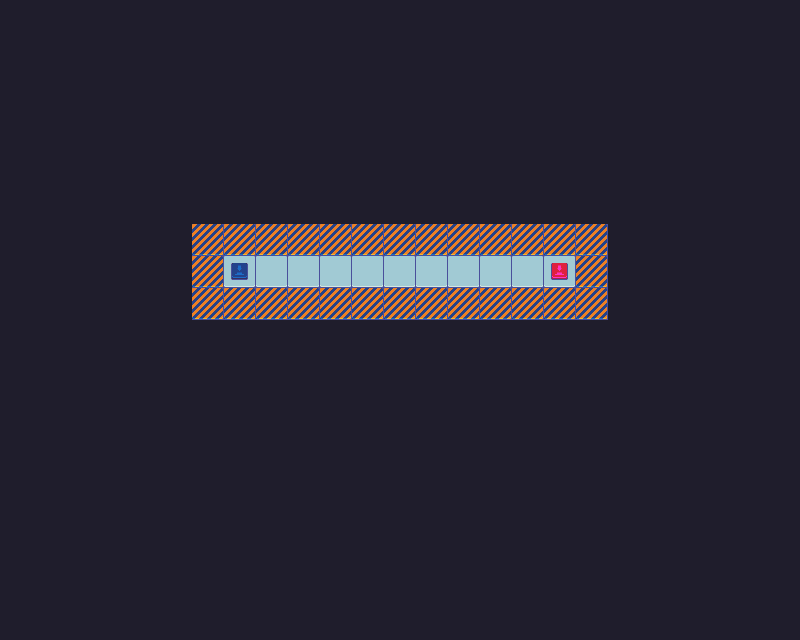

Tiled map render using the project's own tile images. Description and the map definition, with tile-layer contents summarised, below:
An orthogonal 25x20 tile map with 32x32 px tiles, 2 tile layers (Tiles, Pickups) and 7 objects (4x solid, item, start, end).

<map version="1.0" orientation="orthogonal" renderorder="right-down" width="25" height="20" tilewidth="32" tileheight="32" nextobjectid="20">
 <tileset firstgid="1" name="scifitiles-sheet" tilewidth="32" tileheight="32" tilecount="84">
  <image source="scifitiles-sheet.png" width="448" height="192" />
 </tileset>
 <layer name="Tiles" width="25" height="20">
  <data>[500 cells, 500 non-empty, 5 distinct tile ids]</data>
 </layer>
 <layer name="Pickups" width="25" height="20">
  <data>[500 cells, 0 non-empty, 0 distinct tile ids]</data>
 </layer>
 <objectgroup name="Pickups">
  <object id="17" name="item" x="384" y="256" width="31" height="29" />
 </objectgroup>
 <objectgroup name="Walls">
  <object id="1" name="solid" x="191" y="221" width="416" height="33" />
  <object id="4" name="solid" x="191.5" y="221.5" width="31" height="100.5" />
  <object id="18" name="solid" x="192" y="289.5" width="416" height="33" />
  <object id="19" name="solid" x="578.5" y="222.75" width="31" height="100.5" />
 </objectgroup>
 <objectgroup name="StartPos">
  <object id="7" name="start" x="225" y="257" width="31" height="32" />
 </objectgroup>
 <objectgroup name="EndPos">
  <object id="10" name="end" x="545.5" y="257" width="31" height="31" />
 </objectgroup>
</map>
